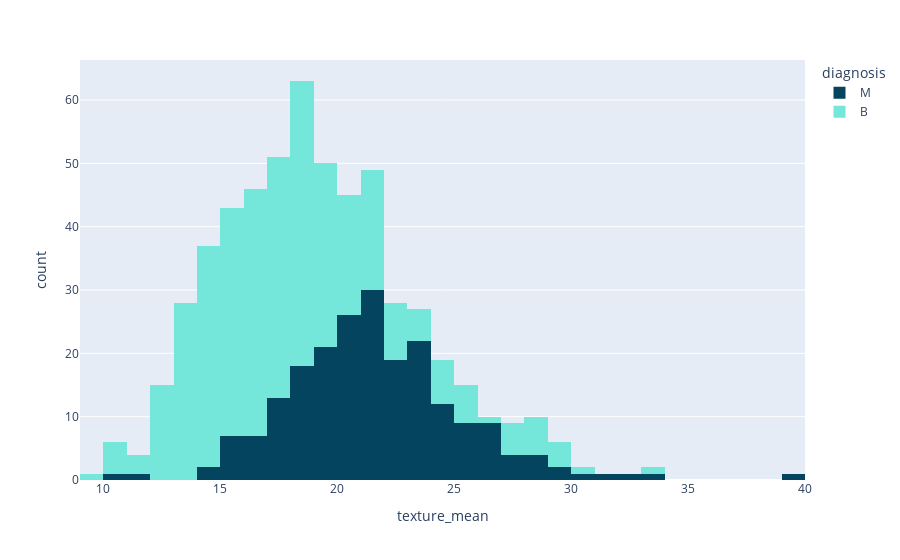

Notebook cell for this chart:
### Code cell
px.histogram(data_frame=df,x='texture_mean',color='diagnosis',color_discrete_sequence=['#05445E','#75E6DA'])

### Figure 1 — Plotly figure (JSON) as saved in the notebook; plotly's stock layout.template omitted (floating-point values rounded to 4 significant figures; data arrays with more than 128 entries replaced by an {"elided": "..."} marker saying what was removed)
{"data": [{"alignmentgroup": "True", "bingroup": "x", "hovertemplate": "diagnosis=M<br>texture_mean=%{x}<br>count=%{y}<extra></extra>", "legendgroup": "M", "marker": {"color": "#05445E", "pattern": {"shape": ""}}, "name": "M", "offsetgroup": "M", "orientation": "v", "showlegend": true, "type": "histogram", "x": {"elided": "212 float values"}, "xaxis": "x", "yaxis": "y"}, {"alignmentgroup": "True", "bingroup": "x", "hovertemplate": "diagnosis=B<br>texture_mean=%{x}<br>count=%{y}<extra></extra>", "legendgroup": "B", "marker": {"color": "#75E6DA", "pattern": {"shape": ""}}, "name": "B", "offsetgroup": "B", "orientation": "v", "showlegend": true, "type": "histogram", "x": {"elided": "357 float values"}, "xaxis": "x", "yaxis": "y"}], "layout": {"barmode": "relative", "legend": {"title": {"text": "diagnosis"}, "tracegroupgap": 0}, "margin": {"t": 60}, "xaxis": {"anchor": "y", "domain": [0, 1], "title": {"text": "texture_mean"}}, "yaxis": {"anchor": "x", "domain": [0, 1], "title": {"text": "count"}}}}
